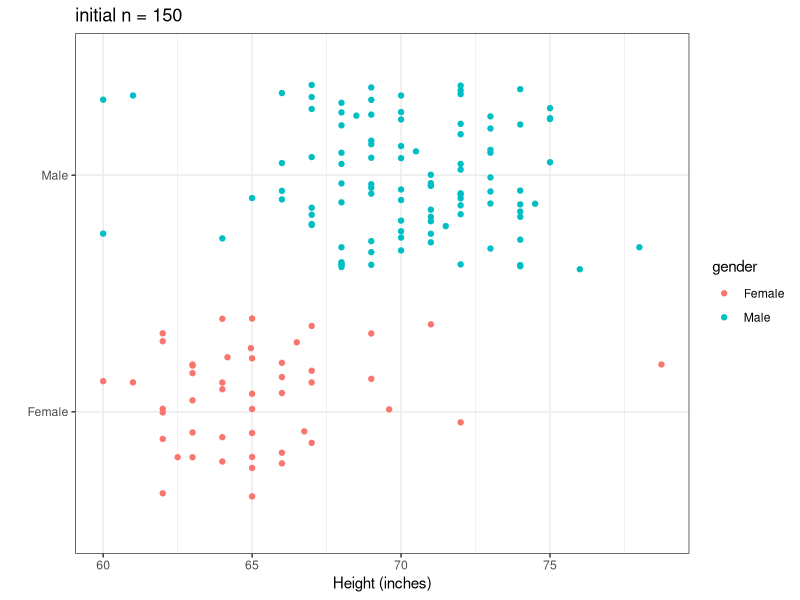

Generate this figure with R:

library(tidyverse)
library(dslabs)

# From: Intro to Data Science
# by Rafael A. Irizarry
# http://rafalab.dfci.harvard.edu/dsbook-part-1/

### Section 17 String Processing ####

# In section 17.7, we deal with a dataset of self-reported heights collected from a sample of students:
heights %>% as_tibble() # cleaned version of the data
reported_heights %>% as_tibble() # the original survey data (pre-cleaning)
# note that the cleaned version has had some of the rows removed already
# the original survey data has the height info stored within strings
# different respondents (students) formatted/entered their height differently... we have heterogeneity in units, format/punctuation, as well as obvious errors etc 

# In this script, we'll use stringr functions to clean up reported_heights
# the desired output is numerical data on each student's height, in consistent measurement units (let's go w/ inches), with values we know are impossible replaced w/ NA

# This is a process... we'll do as well as we can!

# I'm going to build it up step-by-step, and use a github repo to demo the process...

reported_heights$height
# To start, let's build something that handles the diversity of cases we get in a small subset, say, the first 150 entries.
reported_heights$height[1:150]

# Can we describe some of the heterogeneity here?
# 1. whole (integer) numbers between XX-XX that can be assumed as human heights in inches. what XX-XX? 48-84 seems reasonable (4 feet - 7 feet)
# 2. whole (integer) numbers that are between 4-7, that we assume are heights given in feet
  # 2b. decimal numbers between 4-7, that we assume are `feet.inches`
  # 2c. numbers with an intervening space, and the first one is is an integter between 4-7, that we assume are `feet inches`
# 3. decimal numbers that are between 48-84, that we assume are given in inches
# 4. whole (integer) or decimal numbers that are between 120ish - 210ish, that we assume are heights in cm
# 5. really big numbers that we assume are errors
# 6. numbers with ' separator that can be converted to feet and inches
  # 6b. numbers with , separator that can be converted to feet and inches
# ...

output_df <- reported_heights[1:150,] %>% 
  mutate(height = str_replace(height, '\'', '\' ')) %>% 
  mutate(height = str_replace(height, '  ', ' ')) %>% # let's get spaces as separators
  pull(height) %>% 
  str_split_fixed(., pattern = ' ', n = Inf) %>% # then carve at the spaces
  data.frame() %>% 
  mutate(part_1_num = as.numeric(str_remove_all(X1, pattern = '[^0-9.]'))) %>% 
  mutate(part_2_num = as.numeric(str_remove_all(X2, pattern = '[^0-9.]'))) %>% 
  rename('part_1' = X1, 'part_2' = X2) %>% 
  mutate(height_inches = case_when(
    part_1_num > 48 & part_1_num < 84 ~ part_1_num,
    part_1_num > 120 & part_1_num < 210 ~ part_1_num / 2.54,
    part_1_num > 4 & part_1_num < 7 ~ part_1_num * 12,
    part_1_num <= 2 ~ part_1_num * 100 / 2.54, # let's assume a v. small number is m
    TRUE ~ NA
  )) %>% 
  mutate(height_inches = ifelse(part_2 != '' & part_2_num <= 12, height_inches + part_2_num, height_inches)) %>% 
  mutate(decimal_as_inches = part_1_num > 4 & part_1_num < 7 & (as.character((part_1_num - floor(part_1_num))) %in% as.character(seq(0.1, 0.9, by = 0.1)))) %>% # note the ambiguity, is 5.3s a 5'3"? I will assume as much.
  # this is clunky due to floating point
  mutate(height_inches = ifelse(decimal_as_inches == T, floor(part_1_num) * 12 + 10 * (part_1_num %% floor(part_1_num)), height_inches)) %>% # extra step for the decimal_as_inches format
  mutate(orig = reported_heights[1:150, 'height']) %>% 
  mutate(gender = reported_heights[1:150, 'sex']) %>% 
  select(gender, orig, height_inches)
  
# inspect the output to see if it makese sense
# let's list some cases that need to be handled still:
# row 40 is feet.inches (pretty common format I think)... DONE
# row 66 is oddball/uncommon might actually be 5'11"

# let's take a look at the distribution for the first 150 after cleaning, then expand up to more rows...

(mytitle <- str_c('initial n = ', nrow(output_df), sep = ''))
myplot <- output_df %>% 
  ggplot() + theme_bw() +
  geom_jitter(aes(x = height_inches, y = gender, color = gender), width = 0, height = 0.4) +
  labs(x = 'Height (inches)', y = '') +
  ggtitle(mytitle)
ggsave(filename = 'cleaned_heights.pdf', plot = myplot, width = 6, height = 4, units = 'in')
# some extreme values... let's continue...
